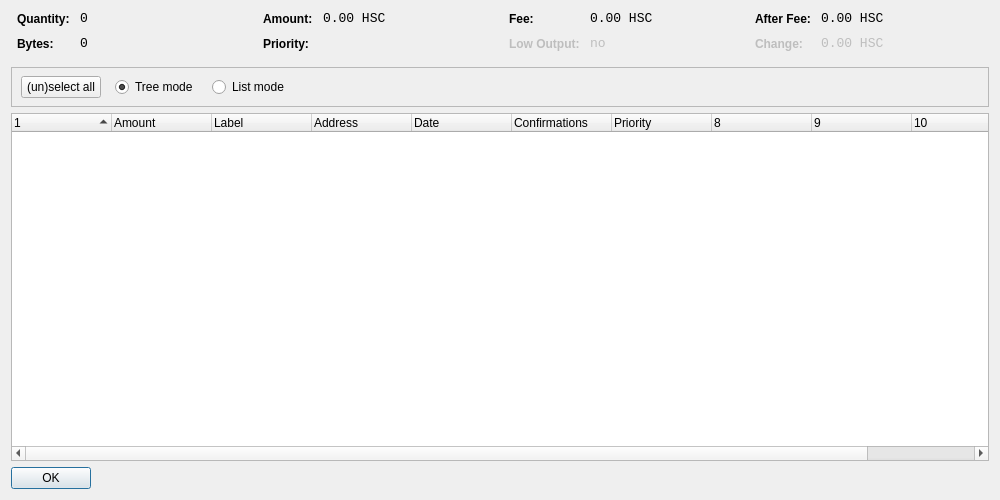
<?xml version="1.0" encoding="UTF-8"?>
<ui version="4.0">
 <class>CoinControlDialog</class>
 <widget class="QDialog" name="CoinControlDialog">
  <property name="geometry">
   <rect>
    <x>0</x>
    <y>0</y>
    <width>1000</width>
    <height>500</height>
   </rect>
  </property>
  <property name="windowTitle">
   <string>Coin Control</string>
  </property>
  <layout class="QVBoxLayout" name="verticalLayout">
   <item>
    <layout class="QHBoxLayout" name="horizontalLayoutTop" stretch="0,0,0,0">
     <property name="topMargin">
      <number>0</number>
     </property>
     <property name="bottomMargin">
      <number>10</number>
     </property>
     <item>
      <layout class="QFormLayout" name="formLayoutCoinControl1">
       <property name="horizontalSpacing">
        <number>10</number>
       </property>
       <property name="verticalSpacing">
        <number>10</number>
       </property>
       <property name="leftMargin">
        <number>6</number>
       </property>
       <property name="rightMargin">
        <number>6</number>
       </property>
       <item row="0" column="0">
        <widget class="QLabel" name="labelCoinControlQuantityText">
         <property name="styleSheet">
          <string notr="true">font-weight:bold;</string>
         </property>
         <property name="text">
          <string>Quantity:</string>
         </property>
        </widget>
       </item>
       <item row="0" column="1">
        <widget class="QLabel" name="labelCoinControlQuantity">
         <property name="font">
          <font>
           <family>Monospace</family>
           <pointsize>10</pointsize>
          </font>
         </property>
         <property name="cursor">
          <cursorShape>IBeamCursor</cursorShape>
         </property>
         <property name="contextMenuPolicy">
          <enum>Qt::ActionsContextMenu</enum>
         </property>
         <property name="text">
          <string>0</string>
         </property>
         <property name="textInteractionFlags">
          <set>Qt::LinksAccessibleByMouse|Qt::TextSelectableByKeyboard|Qt::TextSelectableByMouse</set>
         </property>
        </widget>
       </item>
       <item row="1" column="0">
        <widget class="QLabel" name="labelCoinControlBytesText">
         <property name="styleSheet">
          <string notr="true">font-weight:bold;</string>
         </property>
         <property name="text">
          <string>Bytes:</string>
         </property>
        </widget>
       </item>
       <item row="1" column="1">
        <widget class="QLabel" name="labelCoinControlBytes">
         <property name="font">
          <font>
           <family>Monospace</family>
           <pointsize>10</pointsize>
          </font>
         </property>
         <property name="cursor">
          <cursorShape>IBeamCursor</cursorShape>
         </property>
         <property name="contextMenuPolicy">
          <enum>Qt::ActionsContextMenu</enum>
         </property>
         <property name="text">
          <string>0</string>
         </property>
         <property name="textInteractionFlags">
          <set>Qt::LinksAccessibleByMouse|Qt::TextSelectableByKeyboard|Qt::TextSelectableByMouse</set>
         </property>
        </widget>
       </item>
      </layout>
     </item>
     <item>
      <layout class="QFormLayout" name="formLayoutCoinControl2">
       <property name="horizontalSpacing">
        <number>10</number>
       </property>
       <property name="verticalSpacing">
        <number>10</number>
       </property>
       <property name="leftMargin">
        <number>6</number>
       </property>
       <property name="rightMargin">
        <number>6</number>
       </property>
       <item row="0" column="0">
        <widget class="QLabel" name="labelCoinControlAmountText">
         <property name="styleSheet">
          <string notr="true">font-weight:bold;</string>
         </property>
         <property name="text">
          <string>Amount:</string>
         </property>
        </widget>
       </item>
       <item row="0" column="1">
        <widget class="QLabel" name="labelCoinControlAmount">
         <property name="font">
          <font>
           <family>Monospace</family>
           <pointsize>10</pointsize>
          </font>
         </property>
         <property name="cursor">
          <cursorShape>IBeamCursor</cursorShape>
         </property>
         <property name="contextMenuPolicy">
          <enum>Qt::ActionsContextMenu</enum>
         </property>
         <property name="text">
          <string>0.00 HSC</string>
         </property>
         <property name="textInteractionFlags">
          <set>Qt::LinksAccessibleByMouse|Qt::TextSelectableByKeyboard|Qt::TextSelectableByMouse</set>
         </property>
        </widget>
       </item>
       <item row="1" column="0">
        <widget class="QLabel" name="labelCoinControlPriorityText">
         <property name="styleSheet">
          <string notr="true">font-weight:bold;</string>
         </property>
         <property name="text">
          <string>Priority:</string>
         </property>
        </widget>
       </item>
       <item row="1" column="1">
        <widget class="QLabel" name="labelCoinControlPriority">
         <property name="font">
          <font>
           <family>Monospace</family>
           <pointsize>10</pointsize>
          </font>
         </property>
         <property name="cursor">
          <cursorShape>IBeamCursor</cursorShape>
         </property>
         <property name="contextMenuPolicy">
          <enum>Qt::ActionsContextMenu</enum>
         </property>
         <property name="text">
          <string/>
         </property>
         <property name="textInteractionFlags">
          <set>Qt::LinksAccessibleByMouse|Qt::TextSelectableByKeyboard|Qt::TextSelectableByMouse</set>
         </property>
        </widget>
       </item>
      </layout>
     </item>
     <item>
      <layout class="QFormLayout" name="formLayoutCoinControl3">
       <property name="horizontalSpacing">
        <number>10</number>
       </property>
       <property name="verticalSpacing">
        <number>10</number>
       </property>
       <property name="leftMargin">
        <number>6</number>
       </property>
       <property name="rightMargin">
        <number>6</number>
       </property>
       <item row="0" column="0">
        <widget class="QLabel" name="labelCoinControlFeeText">
         <property name="styleSheet">
          <string notr="true">font-weight:bold;</string>
         </property>
         <property name="text">
          <string>Fee:</string>
         </property>
        </widget>
       </item>
       <item row="0" column="1">
        <widget class="QLabel" name="labelCoinControlFee">
         <property name="font">
          <font>
           <family>Monospace</family>
           <pointsize>10</pointsize>
          </font>
         </property>
         <property name="cursor">
          <cursorShape>IBeamCursor</cursorShape>
         </property>
         <property name="contextMenuPolicy">
          <enum>Qt::ActionsContextMenu</enum>
         </property>
         <property name="text">
          <string>0.00 HSC</string>
         </property>
         <property name="textInteractionFlags">
          <set>Qt::LinksAccessibleByMouse|Qt::TextSelectableByKeyboard|Qt::TextSelectableByMouse</set>
         </property>
        </widget>
       </item>
       <item row="1" column="0">
        <widget class="QLabel" name="labelCoinControlLowOutputText">
         <property name="enabled">
          <bool>false</bool>
         </property>
         <property name="styleSheet">
          <string notr="true">font-weight:bold;</string>
         </property>
         <property name="text">
          <string>Low Output:</string>
         </property>
        </widget>
       </item>
       <item row="1" column="1">
        <widget class="QLabel" name="labelCoinControlLowOutput">
         <property name="enabled">
          <bool>false</bool>
         </property>
         <property name="font">
          <font>
           <family>Monospace</family>
           <pointsize>10</pointsize>
          </font>
         </property>
         <property name="cursor">
          <cursorShape>IBeamCursor</cursorShape>
         </property>
         <property name="contextMenuPolicy">
          <enum>Qt::ActionsContextMenu</enum>
         </property>
         <property name="text">
          <string>no</string>
         </property>
         <property name="textInteractionFlags">
          <set>Qt::LinksAccessibleByMouse|Qt::TextSelectableByKeyboard|Qt::TextSelectableByMouse</set>
         </property>
        </widget>
       </item>
      </layout>
     </item>
     <item>
      <layout class="QFormLayout" name="formLayoutCoinControl4">
       <property name="horizontalSpacing">
        <number>10</number>
       </property>
       <property name="verticalSpacing">
        <number>10</number>
       </property>
       <property name="leftMargin">
        <number>6</number>
       </property>
       <property name="rightMargin">
        <number>6</number>
       </property>
       <item row="0" column="0">
        <widget class="QLabel" name="labelCoinControlAfterFeeText">
         <property name="styleSheet">
          <string notr="true">font-weight:bold;</string>
         </property>
         <property name="text">
          <string>After Fee:</string>
         </property>
        </widget>
       </item>
       <item row="0" column="1">
        <widget class="QLabel" name="labelCoinControlAfterFee">
         <property name="font">
          <font>
           <family>Monospace</family>
           <pointsize>10</pointsize>
          </font>
         </property>
         <property name="cursor">
          <cursorShape>IBeamCursor</cursorShape>
         </property>
         <property name="contextMenuPolicy">
          <enum>Qt::ActionsContextMenu</enum>
         </property>
         <property name="text">
          <string>0.00 HSC</string>
         </property>
         <property name="textInteractionFlags">
          <set>Qt::LinksAccessibleByMouse|Qt::TextSelectableByKeyboard|Qt::TextSelectableByMouse</set>
         </property>
        </widget>
       </item>
       <item row="1" column="0">
        <widget class="QLabel" name="labelCoinControlChangeText">
         <property name="enabled">
          <bool>false</bool>
         </property>
         <property name="styleSheet">
          <string notr="true">font-weight:bold;</string>
         </property>
         <property name="text">
          <string>Change:</string>
         </property>
        </widget>
       </item>
       <item row="1" column="1">
        <widget class="QLabel" name="labelCoinControlChange">
         <property name="enabled">
          <bool>false</bool>
         </property>
         <property name="font">
          <font>
           <family>Monospace</family>
           <pointsize>10</pointsize>
          </font>
         </property>
         <property name="cursor">
          <cursorShape>IBeamCursor</cursorShape>
         </property>
         <property name="contextMenuPolicy">
          <enum>Qt::ActionsContextMenu</enum>
         </property>
         <property name="text">
          <string>0.00 HSC</string>
         </property>
         <property name="textInteractionFlags">
          <set>Qt::LinksAccessibleByMouse|Qt::TextSelectableByKeyboard|Qt::TextSelectableByMouse</set>
         </property>
        </widget>
       </item>
      </layout>
     </item>
    </layout>
   </item>
   <item>
    <widget class="QFrame" name="frame">
     <property name="minimumSize">
      <size>
       <width>0</width>
       <height>40</height>
      </size>
     </property>
     <property name="frameShape">
      <enum>QFrame::StyledPanel</enum>
     </property>
     <property name="frameShadow">
      <enum>QFrame::Sunken</enum>
     </property>
     <widget class="QWidget" name="horizontalLayoutWidget">
      <property name="geometry">
       <rect>
        <x>10</x>
        <y>0</y>
        <width>781</width>
        <height>41</height>
       </rect>
      </property>
      <layout class="QHBoxLayout" name="horizontalLayoutPanel" stretch="0,0,0,0,0">
       <property name="spacing">
        <number>14</number>
       </property>
       <item>
        <widget class="QPushButton" name="pushButtonSelectAll">
         <property name="sizePolicy">
          <sizepolicy hsizetype="Maximum" vsizetype="Fixed">
           <horstretch>0</horstretch>
           <verstretch>0</verstretch>
          </sizepolicy>
         </property>
         <property name="text">
          <string>(un)select all</string>
         </property>
        </widget>
       </item>
       <item>
        <widget class="QRadioButton" name="radioTreeMode">
         <property name="sizePolicy">
          <sizepolicy hsizetype="Maximum" vsizetype="Fixed">
           <horstretch>0</horstretch>
           <verstretch>0</verstretch>
          </sizepolicy>
         </property>
         <property name="text">
          <string>Tree mode</string>
         </property>
         <property name="checked">
          <bool>true</bool>
         </property>
        </widget>
       </item>
       <item>
        <widget class="QRadioButton" name="radioListMode">
         <property name="sizePolicy">
          <sizepolicy hsizetype="Maximum" vsizetype="Fixed">
           <horstretch>0</horstretch>
           <verstretch>0</verstretch>
          </sizepolicy>
         </property>
         <property name="text">
          <string>List mode</string>
         </property>
        </widget>
       </item>
       <item>
        <spacer name="horizontalSpacer">
         <property name="orientation">
          <enum>Qt::Horizontal</enum>
         </property>
         <property name="sizeHint" stdset="0">
          <size>
           <width>40</width>
           <height>20</height>
          </size>
         </property>
        </spacer>
       </item>
      </layout>
     </widget>
    </widget>
   </item>
   <item>
    <widget class="CoinControlTreeWidget" name="treeWidget">
     <property name="contextMenuPolicy">
      <enum>Qt::CustomContextMenu</enum>
     </property>
     <property name="sortingEnabled">
      <bool>false</bool>
     </property>
     <property name="columnCount">
      <number>11</number>
     </property>
     <attribute name="headerShowSortIndicator" stdset="0">
      <bool>true</bool>
     </attribute>
     <attribute name="headerStretchLastSection">
      <bool>false</bool>
     </attribute>
     <column>
      <property name="text">
       <string/>
      </property>
     </column>
     <column>
      <property name="text">
       <string>Amount</string>
      </property>
     </column>
     <column>
      <property name="text">
       <string>Label</string>
      </property>
     </column>
     <column>
      <property name="text">
       <string>Address</string>
      </property>
     </column>
     <column>
      <property name="text">
       <string>Date</string>
      </property>
     </column>
     <column>
      <property name="text">
       <string>Confirmations</string>
      </property>
      <property name="toolTip">
       <string>Confirmed</string>
      </property>
     </column>
     <column>
      <property name="text">
       <string>Priority</string>
      </property>
     </column>
     <column>
      <property name="text">
       <string/>
      </property>
     </column>
     <column>
      <property name="text">
       <string/>
      </property>
     </column>
     <column>
      <property name="text">
       <string/>
      </property>
     </column>
     <column>
      <property name="text">
       <string/>
      </property>
     </column>
    </widget>
   </item>
   <item>
    <widget class="QDialogButtonBox" name="buttonBox">
     <property name="sizePolicy">
      <sizepolicy hsizetype="Maximum" vsizetype="Fixed">
       <horstretch>0</horstretch>
       <verstretch>0</verstretch>
      </sizepolicy>
     </property>
     <property name="orientation">
      <enum>Qt::Horizontal</enum>
     </property>
     <property name="standardButtons">
      <set>QDialogButtonBox::Ok</set>
     </property>
    </widget>
   </item>
  </layout>
 </widget>
 <customwidgets>
  <customwidget>
   <class>CoinControlTreeWidget</class>
   <extends>QTreeWidget</extends>
   <header>coincontroltreewidget.h</header>
  </customwidget>
 </customwidgets>
 <resources/>
 <connections/>
</ui>
